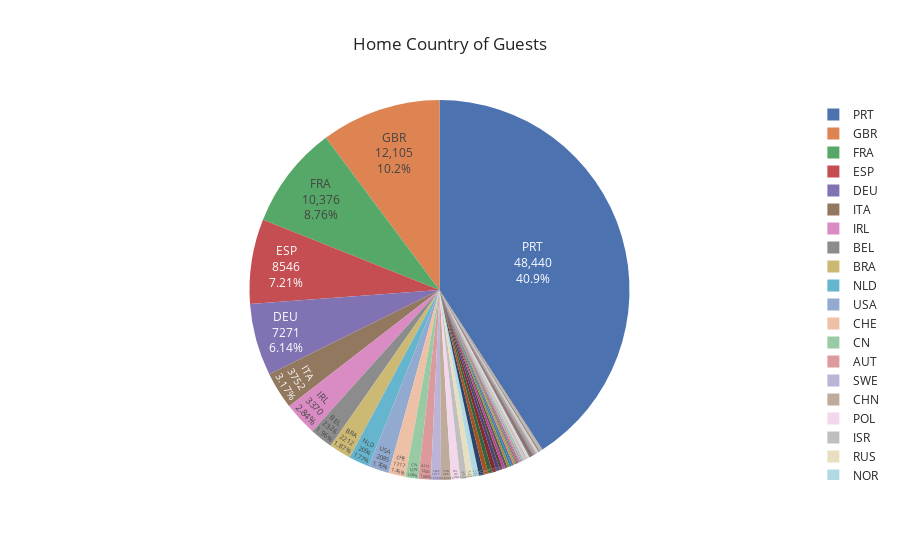

This figure's notebook cell:
### Code cell
#visualizeusing pie chart
fig = px.pie(country_labels, values = country_values, names = country_labels, title = "Home Country of Guests", template="seaborn")
fig.update_traces(textposition = "inside", textinfo = "value + percent + label")
fig.show();

### Figure 1 — Plotly figure (JSON) as saved in the notebook; plotly's stock layout.template omitted (floating-point values rounded to 4 significant figures; data arrays with more than 128 entries replaced by an {"elided": "..."} marker saying what was removed)
{"data": [{"domain": {"x": [0, 1], "y": [0, 1]}, "hovertemplate": "label=%{label}<br>value=%{value}<extra></extra>", "labels": {"elided": "177 str values"}, "legendgroup": "", "name": "", "showlegend": true, "textinfo": "value+percent+label", "textposition": "inside", "type": "pie", "values": {"elided": "177 int values"}}], "layout": {"legend": {"tracegroupgap": 0}, "title": {"text": "Home Country of Guests"}}}
